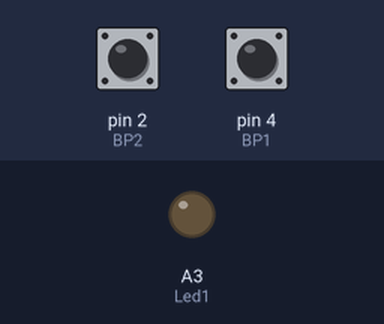
A sketch run on a simulated Arduino Uno, built with avr-gcc and run on an emulated ATmega328P. Parts: output pins drawn as LEDs (lit = HIGH). Inputs (shaded band) come from the test bench; at power-on: pin 4 (BP1) HIGH, pin 2 (BP2) HIGH.

Above: at 1.2 s.
1.3 s: pin 4 (BP1) pulled LOW for 0.15 s
At 1.38 s:
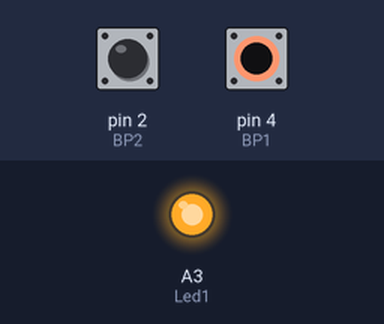
2.9 s: pin 4 (BP1) pulled LOW for 3.2 s
At 7.2 s:
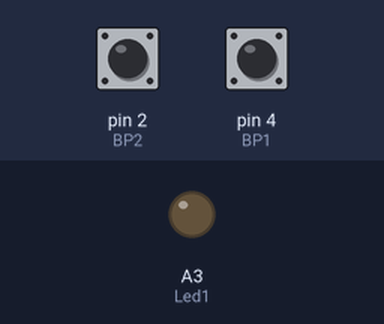
Timing chart, 0 to 8.7 s (numbered marks = the images above; inputs shaded):
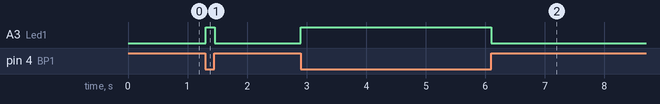

Measured:
- after the input at 1.3 s, A3 (Led1): LOW → HIGH at once, → LOW 0.15 s later
- after the input at 2.9 s, A3 (Led1): LOW → HIGH at once, → LOW 3.2 s later

The sketch:

ex2_9.ino
```cpp
#define Led1 A3
#define BP1 4
#define BP2 2
unsigned long previousMillis = 0, currentMillis = 0;
bool BS = 0, oBS = 0, BS2 = 0, oBS2 = 0, etat = 0, mode = 0;

void setup() {
  pinMode(Led1, OUTPUT);
  pinMode(BP1, INPUT_PULLUP);
  pinMode(BP2, INPUT_PULLUP);
}

void loop() {
  currentMillis = millis();
  if (currentMillis - previousMillis >= 10) {
    previousMillis = currentMillis;
    BS = digitalRead(BP2);
    if ((BS == 0) & (oBS == 1))
    {
      mode = !mode;
    }
    oBS = BS;
    if (mode == 0)
    {
      digitalWrite(Led1, !digitalRead(BP1));
    }
    else
    {
      BS2 = digitalRead(BP1);
      if ((BS2 == 0) & (oBS2 == 1))
      {
        etat = !etat;
        digitalWrite(Led1, etat);
      }
      oBS2 = BS2;
    }
  }
}
```
